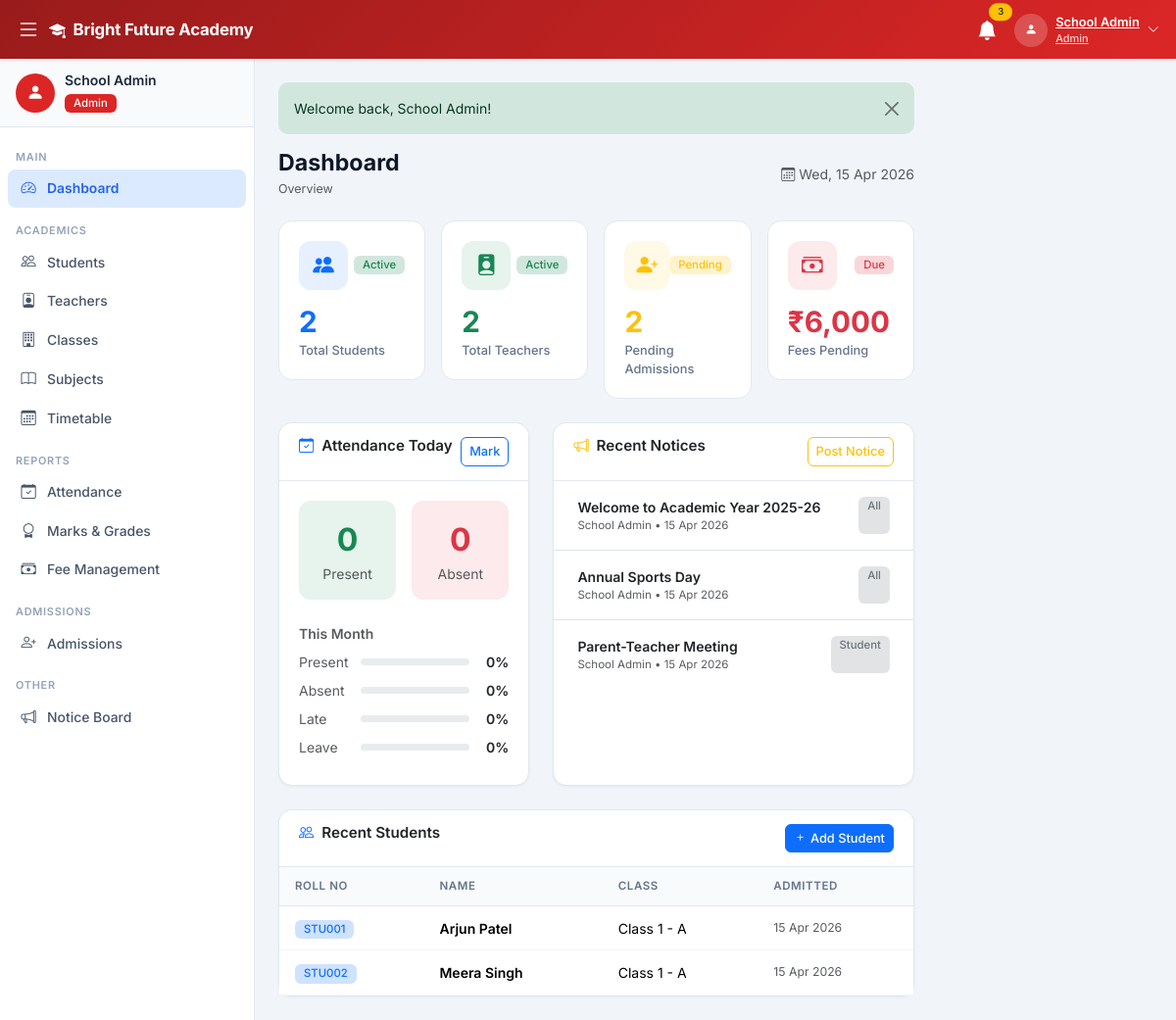
/admin/dashboard.php (signed in), run on the app's committed database.
### tables this page shows
CREATE TABLE IF NOT EXISTS settings (
    id INT AUTO_INCREMENT PRIMARY KEY,
    setting_key VARCHAR(100) UNIQUE NOT NULL,
    setting_value TEXT,
    setting_group VARCHAR(50) DEFAULT 'general',
    updated_at TIMESTAMP DEFAULT CURRENT_TIMESTAMP ON UPDATE CURRENT_TIMESTAMP
);

CREATE TABLE IF NOT EXISTS notices (
    id INT AUTO_INCREMENT PRIMARY KEY,
    title VARCHAR(200) NOT NULL,
    content TEXT NOT NULL,
    target_role ENUM('all','developer','admin','teacher','student') DEFAULT 'all',
    published_by INT NOT NULL,
    is_published TINYINT(1) DEFAULT 1,
    created_at TIMESTAMP DEFAULT CURRENT_TIMESTAMP,
    FOREIGN KEY (published_by) REFERENCES users(id) ON DELETE CASCADE
);

CREATE TABLE IF NOT EXISTS users (
    id INT AUTO_INCREMENT PRIMARY KEY,
    name VARCHAR(100) NOT NULL,
    email VARCHAR(100) UNIQUE NOT NULL,
    password VARCHAR(255) NOT NULL,
    role ENUM('developer','admin','teacher','student') NOT NULL,
    phone VARCHAR(20),
    address TEXT,
    profile_pic VARCHAR(255) DEFAULT 'default.png',
    status ENUM('active','inactive') DEFAULT 'active',
    created_at TIMESTAMP DEFAULT CURRENT_TIMESTAMP
);

CREATE TABLE IF NOT EXISTS students (
    id INT AUTO_INCREMENT PRIMARY KEY,
    user_id INT UNIQUE NOT NULL,
    admission_id INT,
    roll_number VARCHAR(20) UNIQUE NOT NULL,
    class_id INT NOT NULL,
    parent_name VARCHAR(100),
    parent_phone VARCHAR(20),
    parent_email VARCHAR(100),
    date_of_birth DATE,
    gender ENUM('Male','Female','Other'),
    blood_group VARCHAR(5),
    admission_date DATE DEFAULT (CURRENT_DATE),
    created_at TIMESTAMP DEFAULT CURRENT_TIMESTAMP,
    FOREIGN KEY (user_id) REFERENCES users(id) ON DELETE CASCADE,
    FOREIGN KEY (class_id) REFERENCES classes(id) ON DELETE CASCADE,
    FOREIGN KEY (admission_id) REFERENCES admissions(id) ON DELETE SET NULL
);

CREATE TABLE IF NOT EXISTS classes (
    id INT AUTO_INCREMENT PRIMARY KEY,
    class_name VARCHAR(50) NOT NULL,
    section VARCHAR(10) NOT NULL,
    class_teacher_id INT,
    seats INT DEFAULT 40,
    created_at TIMESTAMP DEFAULT CURRENT_TIMESTAMP,
    UNIQUE KEY uq_class_section (class_name, section)
);

### config/db.php (called while the page is built, shortened)
<?php
function getDB() {
    static $conn = null;
    if ($conn === null) {
        $conn = new mysqli(DB_HOST, DB_USER, DB_PASS, DB_NAME);
        $conn->set_charset('utf8mb4');
    }
    return $conn;
}
function getSetting($key, $default = '') {
    $db  = getDB();
    $key = $db->real_escape_string($key);
    $res = $db->query("SELECT setting_value FROM settings WHERE setting_key='$key' LIMIT 1");
    if ($res && $res->num_rows > 0) {
        return $res->fetch_assoc()['setting_value'];
    }
    return $default;
}
function getFlash() {
    if (isset($_SESSION['flash'])) {
        $f = $_SESSION['flash'];
        return $f;
    }
    return null;
}
function formatDate($d) {
    return $d ? date('d M Y', strtotime($d)) : '-';
}

### admin/dashboard.php (the view, shortened to what this page needs)
<?php
require_once '../config/db.php';
$db = getDB();
$totalStudents = $db->query("SELECT COUNT(*) as c FROM students")->fetch_assoc()['c'];
$totalTeachers = $db->query("SELECT COUNT(*) as c FROM teachers")->fetch_assoc()['c'];
$pendingAdm    = $db->query("SELECT COUNT(*) as c FROM admissions WHERE status='pending'")->fetch_assoc()['c'];
$feesPending   = $db->query("SELECT COALESCE(SUM(amount),0) as c FROM fees WHERE status='Pending'")->fetch_assoc()['c'];
$todayPresent  = $db->query("SELECT COUNT(*) as c FROM attendance WHERE date=CURDATE() AND status='Present'")->fetch_assoc()['c'];
$todayAbsent   = $db->query("SELECT COUNT(*) as c FROM attendance WHERE date=CURDATE() AND status='Absent'")->fetch_assoc()['c'];
$recentStudents = $db->query("
    SELECT s.roll_number, u.name, c.class_name, c.section, s.created_at
    FROM students s JOIN users u ON s.user_id=u.id JOIN classes c ON s.class_id=c.id
    ORDER BY s.created_at DESC LIMIT 5
");
$notices = $db->query("SELECT n.*, u.name as author FROM notices n JOIN users u ON n.published_by=u.id ORDER BY n.created_at DESC LIMIT 4");
$att = ['Present'=>0,'Absent'=>0,'Late'=>0,'Leave'=>0];
$attTotal = array_sum($att) ?: 1;
$flash = getFlash();
?>
<?php include '../includes/header.php'; ?>
<?php include '../includes/sidebar.php'; ?>
<div class="main-content" id="mainContent">
    <?php if ($flash): ?>
        <div class="alert alert-<?= $flash['type']==='success'?'success':'danger' ?> alert-dismissible fade show flash-msg mb-3">
            <?= htmlspecialchars($flash['message']) ?><button class="btn-close" data-bs-dismiss="alert"></button>
        </div>
    <?php endif; ?>
    <div class="page-header d-flex justify-content-between align-items-center">
        <div><h2>Dashboard</h2><nav aria-label="breadcrumb"><ol class="breadcrumb mb-0"><li class="breadcrumb-item active">Overview</li></ol></nav></div>
        <div class="text-muted small"><i class="bi bi-calendar3 me-1"></i><?= date('D, d M Y') ?></div>
    </div>
    <div class="row g-3 mb-4">
        <div class="col-xl-3 col-md-6">
            <div class="stat-card">
                <div class="d-flex justify-content-between align-items-center mb-3">
                    <div class="stat-icon bg-primary bg-opacity-10 text-primary"><i class="bi bi-people-fill"></i></div>
                    <span class="badge bg-success-subtle text-success">Active</span>
                </div>
                <div class="stat-value text-primary"><?= $totalStudents ?></div>
                <div class="stat-label">Total Students</div>
            </div>
        </div>
        <div class="col-xl-3 col-md-6">
            <div class="stat-card">
                <div class="d-flex justify-content-between align-items-center mb-3">
                    <div class="stat-icon bg-success bg-opacity-10 text-success"><i class="bi bi-person-badge-fill"></i></div>
                    <span class="badge bg-success-subtle text-success">Active</span>
                </div>
                <div class="stat-value text-success"><?= $totalTeachers ?></div>
                <div class="stat-label">Total Teachers</div>
            </div>
        </div>
        <div class="col-xl-3 col-md-6">
            <div class="stat-card">
                <div class="d-flex justify-content-between align-items-center mb-3">
                    <div class="stat-icon bg-warning bg-opacity-10 text-warning"><i class="bi bi-person-plus-fill"></i></div>
                    <span class="badge bg-warning-subtle text-warning">Pending</span>
                </div>
                <div class="stat-value text-warning"><?= $pendingAdm ?></div>
                <div class="stat-label">Pending Admissions</div>
            </div>
        </div>
        <div class="col-xl-3 col-md-6">
            <div class="stat-card">
                <div class="d-flex justify-content-between align-items-center mb-3">
                    <div class="stat-icon bg-danger bg-opacity-10 text-danger"><i class="bi bi-cash-stack"></i></div>
                    <span class="badge bg-danger-subtle text-danger">Due</span>
                </div>
                <div class="stat-value text-danger">&#8377;<?= number_format($feesPending) ?></div>
                <div class="stat-label">Fees Pending</div>
            </div>
        </div>
    </div>
    <div class="row g-4 mb-4">
        <div class="col-lg-5">
            <div class="card h-100">
                <div class="card-header d-flex justify-content-between">
                    <h6 class="card-title"><i class="bi bi-calendar-check me-2 text-primary"></i>Attendance Today</h6>
                    <a href="attendance.php" class="btn btn-sm btn-outline-primary">Mark</a>
                </div>
                <div class="card-body">
                    <div class="row g-3 text-center mb-4">
                        <div class="col-6">
                            <div class="bg-success bg-opacity-10 rounded-xl p-3">
                                <div class="fw-700 text-success" style="font-size:2rem"><?= $todayPresent ?></div>
                                <div class="text-muted small">Present</div>
                            </div>
                        </div>
                        <div class="col-6">
                            <div class="bg-danger bg-opacity-10 rounded-xl p-3">
                                <div class="fw-700 text-danger" style="font-size:2rem"><?= $todayAbsent ?></div>
                                <div class="text-muted small">Absent</div>
                            </div>
                        </div>
                    </div>
                    <p class="fw-600 small text-muted mb-2">This Month</p>
                    <?php foreach (['Present'=>'success','Absent'=>'danger','Late'=>'warning','Leave'=>'info'] as $s=>$c): ?>
                        <?php $p=round(($att[$s]/$attTotal)*100); ?>
                        <div class="d-flex align-items-center mb-2 small">
                            <span class="text-muted me-2" style="width:55px"><?= $s ?></span>
                            <div class="progress flex-grow-1 me-2"><div class="progress-bar bg-<?= $c ?>" style="width:<?= $p ?>%"></div></div>
                            <span class="fw-600" style="width:32px;text-align:right"><?= $p ?>%</span>
                        </div>
                    <?php endforeach; ?>
                </div>
            </div>
        </div>
        <div class="col-lg-7">
            <div class="card h-100">
                <div class="card-header d-flex justify-content-between">
                    <h6 class="card-title"><i class="bi bi-megaphone me-2 text-warning"></i>Recent Notices</h6>
                    <a href="notices.php" class="btn btn-sm btn-outline-warning">Post Notice</a>
                </div>
                <div class="card-body p-0">
                    <ul class="list-group list-group-flush">
                        <?php while ($n=$notices->fetch_assoc()): ?>
                        <li class="list-group-item px-4 py-3">
                            <div class="d-flex justify-content-between">
                                <div>
                                    <div class="fw-600 small"><?= htmlspecialchars($n['title']) ?></div>
                                    <div class="text-muted" style="font-size:.72rem"><?= htmlspecialchars($n['author']) ?> &bull; <?= formatDate($n['created_at']) ?></div>
                                </div>
                                <span class="badge bg-secondary-subtle text-secondary ms-2"><?= ucfirst($n['target_role']) ?></span>
                            </div>
                        </li>
                        <?php endwhile; ?>
                    </ul>
                </div>
            </div>
        </div>
    </div>
    <div class="card">
        <div class="card-header d-flex justify-content-between">
            <h6 class="card-title"><i class="bi bi-people me-2 text-primary"></i>Recent Students</h6>
            <a href="students.php" class="btn btn-sm btn-primary"><i class="bi bi-plus me-1"></i>Add Student</a>
        </div>
        <div class="table-responsive">
            <table class="table">
                <thead><tr><th>Roll No</th><th>Name</th><th>Class</th><th>Admitted</th></tr></thead>
                <tbody>
                <?php while ($s=$recentStudents->fetch_assoc()): ?>
                <tr>
                    <td><span class="badge bg-primary-subtle text-primary"><?= htmlspecialchars($s['roll_number']) ?></span></td>
                    <td class="fw-600"><?= htmlspecialchars($s['name']) ?></td>
                    <td><?= htmlspecialchars($s['class_name'].' - '.$s['section']) ?></td>
                    <td class="text-muted small"><?= formatDate($s['created_at']) ?></td>
                </tr>
                <?php endwhile; ?>
                </tbody>
            </table>
        </div>
    </div>
</div>
<?php include '../includes/footer.php'; ?>

### includes/header.php (shortened to what this page needs)
<!DOCTYPE html>
<html lang="en">
<head>
    <link href="https://cdn.jsdelivr.net/npm/bootstrap@5.3.2/dist/css/bootstrap.min.css" rel="stylesheet">
    <link href="https://cdn.jsdelivr.net/npm/bootstrap-icons@1.11.3/font/bootstrap-icons.css" rel="stylesheet">
    <link href="<?= APP_URL ?>/assets/css/style.css" rel="stylesheet">
</head>
<body>
<?php
$role        = $_SESSION['role'] ?? '';
$navGradient = [
    'developer' => 'background:linear-gradient(135deg,#4c1d95,#7c3aed)',
    'admin'     => 'background:linear-gradient(135deg,#991b1b,#dc2626)',
    'teacher'   => 'background:linear-gradient(135deg,#1e3a8a,#2563eb)',
    'student'   => 'background:linear-gradient(135deg,#14532d,#16a34a)',
];
$navStyle = $navGradient[$role] ?? $navGradient['admin'];
?>
<nav class="navbar navbar-dark fixed-top shadow-sm" id="topNav" style="<?= $navStyle ?>;height:var(--nav-h)">
    <div class="container-fluid">
        <button class="btn btn-link text-white me-1 p-1" id="sidebarToggle">
            <i class="bi bi-list fs-4"></i>
        </button>
        <a class="navbar-brand fw-700 d-flex align-items-center gap-2" href="<?= APP_URL ?>">
            <i class="bi bi-mortarboard-fill"></i>
            <span><?= htmlspecialchars(getSetting('school_name', APP_NAME)) ?></span>
        </a>
        <div class="ms-auto d-flex align-items-center gap-2">
            <div class="dropdown">
                <button class="btn btn-link text-white position-relative p-1" data-bs-toggle="dropdown">
                    <i class="bi bi-bell-fill fs-5"></i>
                    <span class="position-absolute top-0 start-100 translate-middle badge rounded-pill bg-warning text-dark" style="font-size:.6rem">3</span>
                </button>
            </div>
            <div class="dropdown">
                <button class="btn btn-link text-white d-flex align-items-center gap-2 p-1" data-bs-toggle="dropdown">
                    <div class="avatar-circle">
                        <i class="bi bi-person-fill small"></i>
                    </div>
                    <div class="d-none d-md-block text-start">
                        <div class="fw-600" style="font-size:.8rem;line-height:1.2"><?= htmlspecialchars(mb_strimwidth($_SESSION['name'] ?? 'User', 0, 18, '...')) ?></div>
                        <div style="font-size:.68rem;opacity:.8"><?= ucfirst($role) ?></div>
                    </div>
                    <i class="bi bi-chevron-down small d-none d-md-inline"></i>
                </button>
            </div>
        </div>
    </div>
</nav>
<div class="wrapper d-flex">

### data on the page
settings: setting_value "Bright Future Academy"
notices: title "Welcome to Academic Year 2025-26", published_by.name "School Admin", created_at "15 Apr 2026", target_role "All"
notices: title "Annual Sports Day", published_by.name "School Admin", created_at "15 Apr 2026", target_role "All"
notices: title "Parent-Teacher Meeting", published_by.name "School Admin", created_at "15 Apr 2026", target_role "Student"
students: roll_number "STU001", user.name "Arjun Patel", class.section "Class 1 - A", created_at "15 Apr 2026"
students: roll_number "STU002", user.name "Meera Singh", class.section "Class 1 - A", created_at "15 Apr 2026"

### other printed values
mb_strimwidth($_SESSION['name'] ?? 'User', 0, 18, '...') "School Admin"
$role "Admin"
mb_strimwidth($_SESSION['name'] ?? '', 0, 22, '...') "School Admin"
$label "Dashboard Students Teachers Classes Subjects Timetable Attendance Marks & Grades Fee Management Admissions Notice Board"
$flash['message'] "Welcome back, School Admin!"
$totalStudents "2"
$totalTeachers "2"
$pendingAdm "2"
$feesPending "6,000"
$todayPresent "0"
$todayAbsent "0"
$s "Present"
$p "0"
$s "Absent"
$s "Late"
